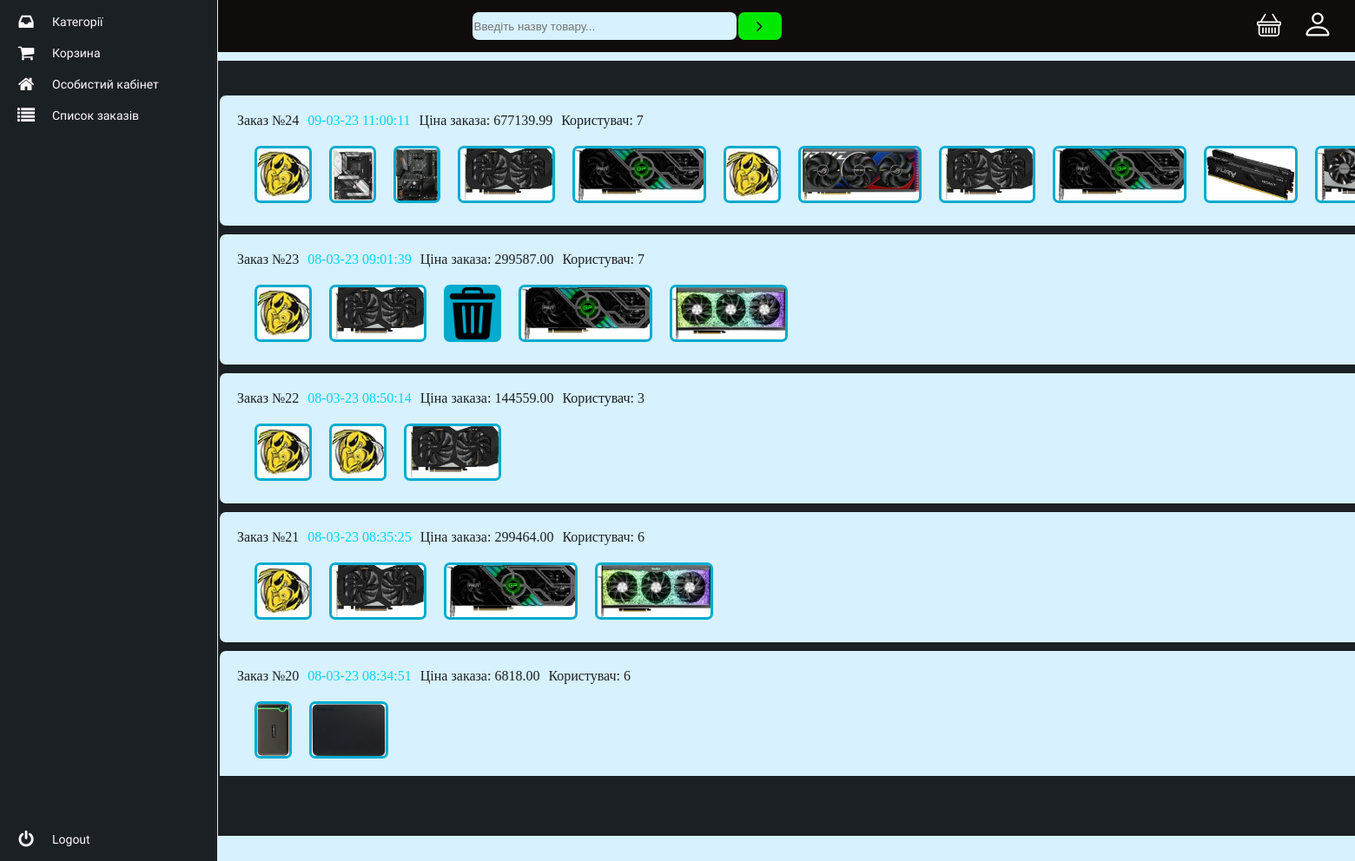
Page /orders_user (signed in) on the earlier database version.
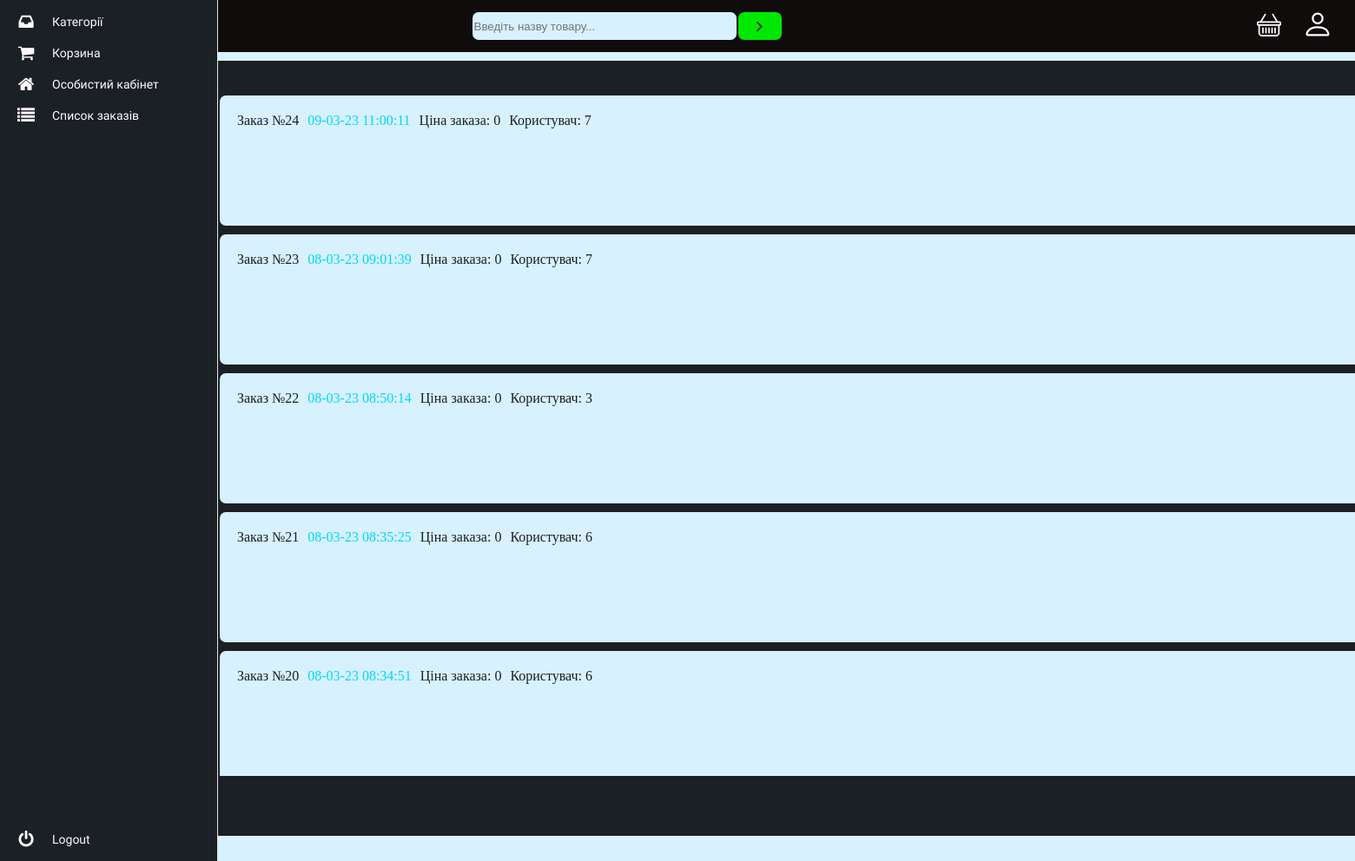
Same page on the later database version.
### orders/models.py (models this page shows, shortened)
class Order(models.Model):
    author = models.CharField(max_length=100, blank=True)
    first_name = models.CharField(max_length=50)
    last_name = models.CharField(max_length=50)
    email = models.EmailField()
    address = models.CharField(max_length=250)
    phone_number = models.CharField(max_length=30)
    city = models.CharField(max_length=50)
    created = models.DateTimeField(auto_now_add=True)
    updated = models.DateTimeField(auto_now=True)
    paid = models.BooleanField(default=False)
    class Meta:
        ordering = ('-created',)
        verbose_name = 'Заказ'
        verbose_name_plural = 'Заказы'
    def __str__(self):
        return 'Заказ №{}'.format(self.id)
    def get_total_cost(self):
        return sum(item.get_cost() for item in self.items.all())

class OrderItem(models.Model):
    orders = models.ForeignKey(Order, related_name='items', on_delete=models.CASCADE)
    product = models.ForeignKey(Product, on_delete=models.CASCADE)
    cost = models.DecimalField(max_digits=10, decimal_places=2)
    quantity = models.PositiveIntegerField(default=1)
    def get_cost(self):
        return self.cost * self.quantity

### MyShop/models.py (models this page shows, shortened)
class Product(models.Model):
    name = models.CharField(max_length=200)
    slug = models.SlugField(max_length=200, unique=True, db_index=True)
    manufactured = models.CharField(max_length=100, db_index=True)
    photo = models.ImageField(upload_to="photos/%Y/%m/%d/")
    is_published = models.BooleanField(default=True)
    cat = models.ForeignKey('Categories', on_delete=models.PROTECT)
    cost = models.DecimalField(max_digits=10, decimal_places=2)
    content = models.JSONField(default=dict)
    class Meta:
        ordering = ['-cost', 'name']

### MyShop/views.py (the view)
# urls.py: path('orders_user', UserOrder.as_view(), name='orders_user')
class UserOrder(DataMixin, ListView):
    model = Order
    template_name = 'Orders_user.html'
    context_object_name = 'orders'
    def get_queryset(self):
        if not self.request.user.is_staff:
            return Order.objects.filter(author=self.request.user)
        else:
            return Order.objects.all()
    def get_context_data(self, *, object_list=None, **kwargs):
        context = super().get_context_data(**kwargs)
        context['order_item'] = OrderItem.objects.filter()
        c_def = self.get_user_context()
        return dict(list(context.items()) + list(c_def.items()))

### MyShop/mixins.py (called while the page is built)
    def get_user_context(self, **kwargs):
        context = kwargs
        cart = Cart(self.request)
        for item in cart:
            item['update_quantity_form'] = CartAddProductForm(initial={'quantity': item['quantity'], 'update': True})
        context['cart'] = cart
        return context

### cart/cart.py (called while the page is built)
    def __iter__(self):
        product_slugs = self.cart.keys()
        products = Product.objects.filter(slug__in=product_slugs)
        for product in products:
            self.cart[str(product.slug)]['product'] = product
        for item in self.cart.values():
            item['cost'] = Decimal(item['cost'])
            item['total_cost'] = item['cost'] * item['quantity']
            yield item

    def __len__(self):
        return sum(item['quantity'] for item in self.cart.values())

    def get_total_price(self):
        return sum(Decimal(item['cost']) * item['quantity'] for item in self.cart.values())

### cart/context_processors.py (called while the page is built)
def cart(request):
    return {'cart': Cart(request)}

### templates/Orders_user.html
{% extends 'base_account.html' %}
{% block history %}
    active_acc
{% endblock %}
{% block prod %}
    <div class="scroll-form-order" id="scroll-view-order">
        {% for i in orders %}
            <div class="order_block">
                <div class="order_content">
                    <div class="text-order-time">
                        <div style="color: #1b2024; margin-right: 10px">{{ i }}</div>
                        <div style="color: #00D7FF">{{ i.updated|date:"d-m-y" }} {{ i.updated|time:"H:i:s" }}</div>
                        <div style="margin-left: 10px; color: #1b2024">
                            Ціна заказа: {{ i.get_total_cost }}
                        </div>
                        <div style="margin-left: 10px; color: #1b2024">
                            Користувач: {{ i.author }}
                        </div>
                    </div>
                    <div class="product_order_user">
                        <div class="scroll-form-order-img" id="scroll-view-order-img">
                            {% for items in order_item %}
                                {% if items.orders == i %}
                                    <div class="img-order">
                                        <img class="order_prod" src="{{ items.product.photo.url }}">
                                    </div>
                                {% endif %}
                            {% endfor %}
                        </div>
                    </div>
                </div>
            </div>
        {% endfor %}
    </div>
{% endblock %}

Differences in the rows shown:
removed OrderItem: product.photo (picture), shown under Order "Заказ №24"
removed OrderItem: product.photo (picture), shown under Order "Заказ №24"
removed OrderItem: product.photo (picture), shown under Order "Заказ №24"
removed OrderItem: product.photo (picture), shown under Order "Заказ №24"
removed OrderItem: product.photo (picture), shown under Order "Заказ №24"
removed OrderItem: product.photo (picture), shown under Order "Заказ №24"
removed OrderItem: product.photo (picture), shown under Order "Заказ №24"
removed OrderItem: product.photo (picture), shown under Order "Заказ №24"
removed OrderItem: product.photo (picture), shown under Order "Заказ №24"
removed OrderItem: product.photo (picture), shown under Order "Заказ №24"
removed OrderItem: product.photo (picture), shown under Order "Заказ №24"
removed OrderItem: product.photo (picture), shown under Order "Заказ №23"
removed OrderItem: product.photo (picture), shown under Order "Заказ №23"
removed OrderItem: product.photo (picture), shown under Order "Заказ №23"
removed OrderItem: product.photo (picture), shown under Order "Заказ №23"
removed OrderItem: product.photo (picture), shown under Order "Заказ №23"
removed OrderItem: product.photo (picture), shown under Order "Заказ №22"
removed OrderItem: product.photo (picture), shown under Order "Заказ №22"
removed OrderItem: product.photo (picture), shown under Order "Заказ №22"
removed OrderItem: product.photo (picture), shown under Order "Заказ №21"
removed OrderItem: product.photo (picture), shown under Order "Заказ №21"
removed OrderItem: product.photo (picture), shown under Order "Заказ №21"
removed OrderItem: product.photo (picture), shown under Order "Заказ №21"
removed OrderItem: product.photo (picture), shown under Order "Заказ №20"
removed OrderItem: product.photo (picture), shown under Order "Заказ №20"
computed for Order "Заказ №24": get_total_cost "677139.99" → "0"
computed for Order "Заказ №23": get_total_cost "299587.00" → "0"
computed for Order "Заказ №22": get_total_cost "144559.00" → "0"
computed for Order "Заказ №21": get_total_cost "299464.00" → "0"
computed for Order "Заказ №20": get_total_cost "6818.00" → "0"
